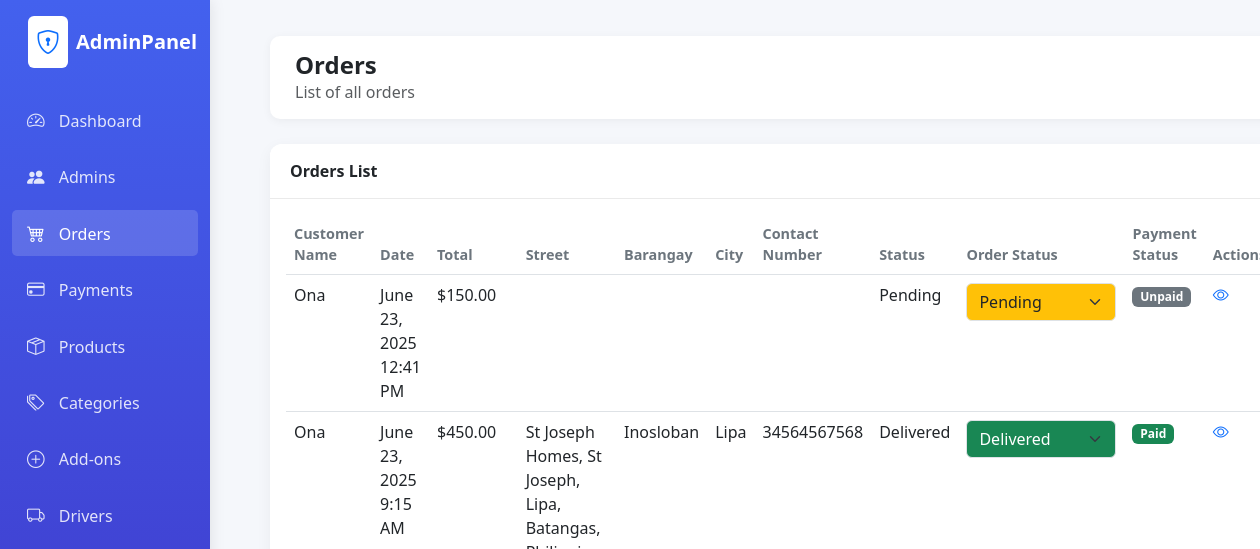
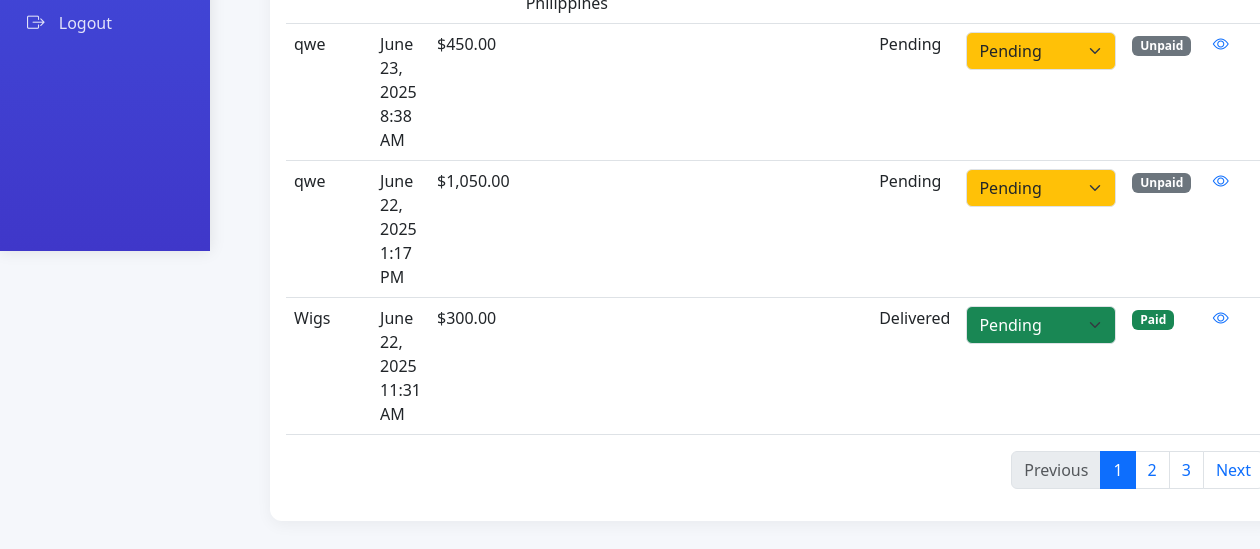
Page /admin/orders.php (signed in) on the earlier database version (2 pictures, top to bottom).
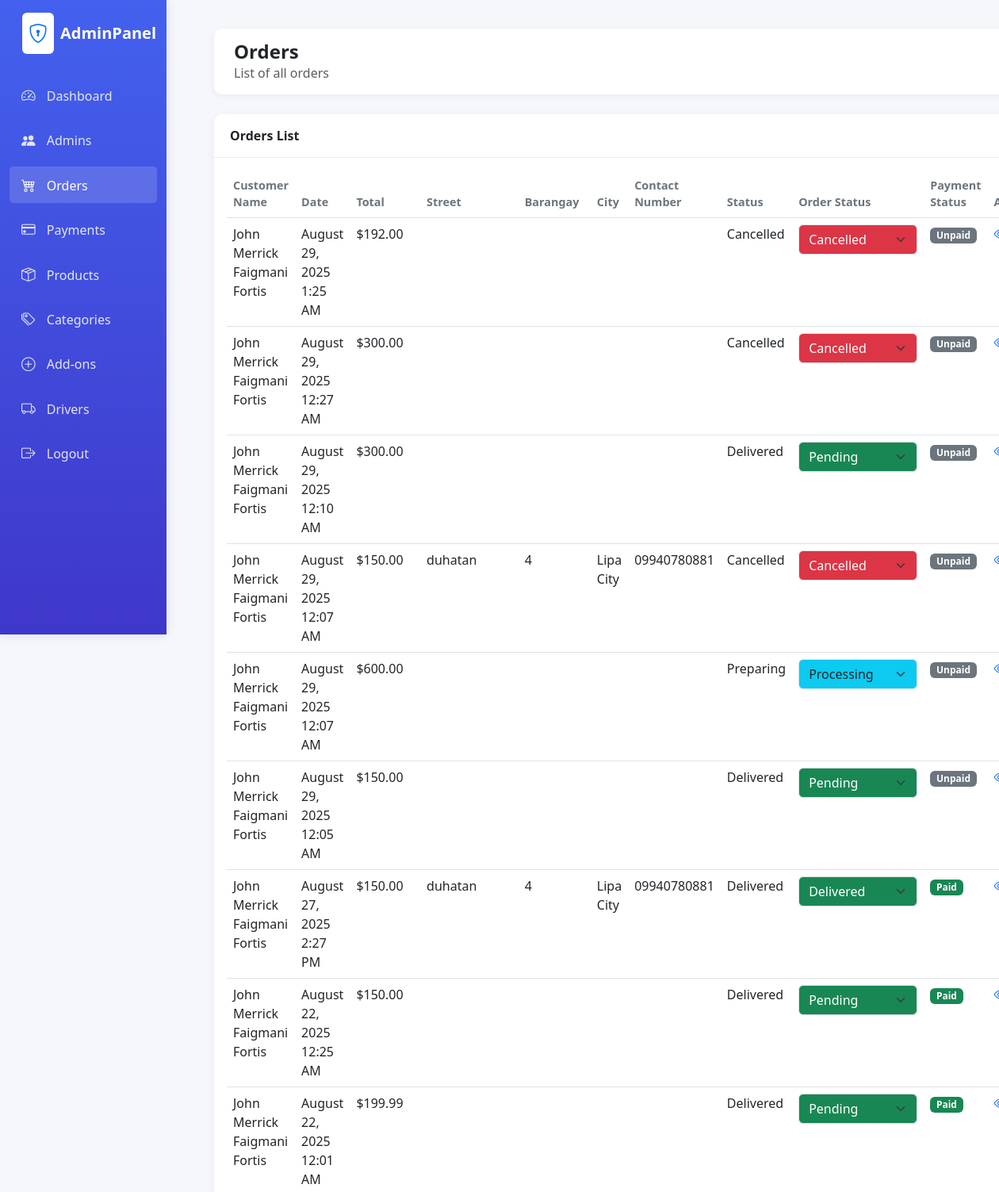
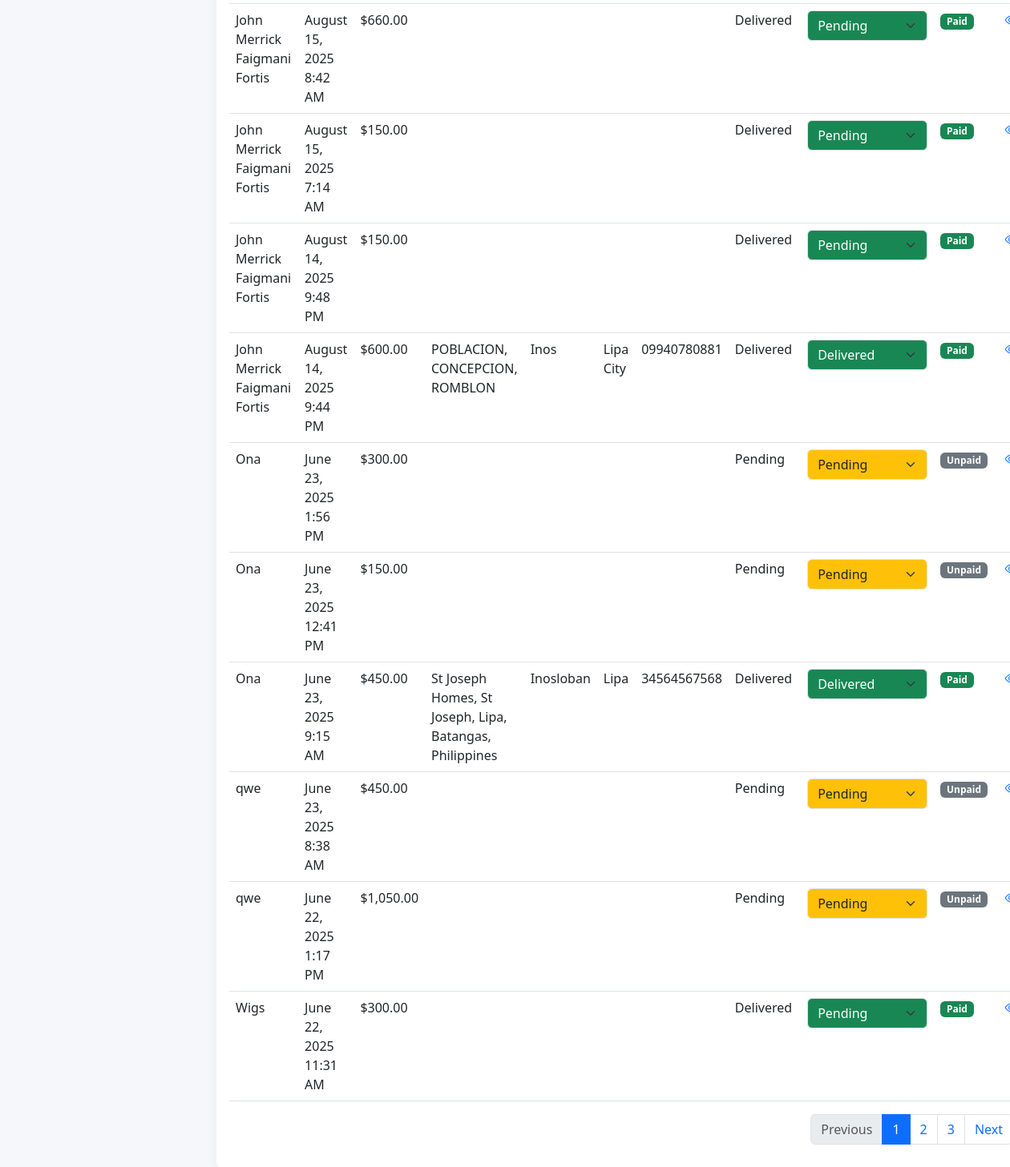
Same page on the later database version (2 pictures, top to bottom).
### tables this page shows
CREATE TABLE `payment` (
  `Payment_ID` int(11) NOT NULL,
  `Payment_Date` datetime NOT NULL DEFAULT current_timestamp(),
  `Payment_Method` varchar(50) NOT NULL,
  `Payment_Amount` decimal(10,2) NOT NULL,
  `Order_ID` int(11) NOT NULL,
  `Admin_ID` int(11) NOT NULL,
  `payment_status` enum('Unpaid','Paid') NOT NULL DEFAULT 'Unpaid'
);

CREATE TABLE `orders` (
  `Order_ID` int(11) NOT NULL,
  `Order_Date` datetime NOT NULL DEFAULT current_timestamp(),
  `Order_Amount` decimal(10,2) NOT NULL,
  `Customer_ID` int(11) NOT NULL,
  `Street` varchar(255) DEFAULT NULL,
  `Barangay` varchar(100) DEFAULT NULL,
  `City` varchar(100) DEFAULT NULL,
  `Contact_Number` varchar(30) DEFAULT NULL,
  `order_status` enum('Pending','Processing','Delivered','Cancelled') NOT NULL DEFAULT 'Pending'
);

CREATE TABLE `customer` (
  `Customer_ID` int(11) NOT NULL,
  `Customer_Name` varchar(100) NOT NULL,
  `Customer_Email` varchar(100) NOT NULL,
  `Customer_Password` varchar(255) NOT NULL,
  `reset_token` varchar(255) DEFAULT NULL,
  `reset_expires` datetime DEFAULT NULL
);

### admin/classes/database.php (called while the page is built, shortened)
<?php
class database{
    function opencon() {
        return new PDO(
            'mysql:host=localhost;dbname=naitsa',
            'root',
            ''
        );
    }
    function fetchOrders() {
        $con = $this->opencon();
        $stmt = $con->prepare("
            SELECT o.*, p.payment_status, o.Driver_Status
            FROM orders o
            LEFT JOIN payment p ON o.Order_ID = p.Order_ID
            ORDER BY o.Order_Date DESC
        ");
        $stmt->execute();
        return $stmt->fetchAll(PDO::FETCH_ASSOC);
    }
function getCustomerNameById($customer_id) {
    $con = $this->opencon();
    $stmt = $con->prepare("SELECT Customer_Name FROM customer WHERE Customer_ID = ?");
    $stmt->execute([$customer_id]);
    $name = $stmt->fetchColumn();
    return $name ?: 'Unknown';
}
}

### admin/orders.php (the view, shortened to what the changed rows need)
<?php
require_once('classes/database.php');
$db = new database();
try {
    $orders = $db->fetchOrders();
} catch (PDOException $e) {
    $error = "Database Error: " . $e->getMessage();
}
function admin_display_status($row) {
    $isDelivery = !empty($row['Street']) || !empty($row['City']) || !empty($row['Contact_Number']);
    if (!empty($row['order_status']) && $row['order_status'] === 'Processing') {
        return 'Preparing';
    }
    return $row['order_status'] ?? 'Pending';
}
?>
<!DOCTYPE html>
<html lang="en">
<head>
    <link href="https://cdn.jsdelivr.net/npm/bootstrap@5.3.0/dist/css/bootstrap.min.css" rel="stylesheet">
    <link rel="stylesheet" href="https://cdn.jsdelivr.net/npm/bootstrap-icons@1.10.0/font/bootstrap-icons.css">
    <link rel="stylesheet" href="assets/css/style.css">
</head>
<body class="dashboard-page">
    <div class="container-fluid">
        <div class="row">
            <div class="col-md-10 col-lg-10 main-content">
                <div class="card mt-3">
                    <div class="card-body">
                        <div class="table-responsive">
                            <table class="table table-hover">
                                <thead>
                                    <tr>
                                        <th>Customer Name</th>
                                        <th>Date</th>
                                        <th>Total</th>
                                        <th>Street</th>
                                        <th>Barangay</th>
                                        <th>City</th>
                                        <th>Contact Number</th>
                                        <th>Status</th>
                                        <th>Order Status</th>
                                        <th>Payment Status</th>
                                        <th>Actions</th>
                                    </tr>
                                </thead>
                                <tbody>
                                    <?php foreach ($orders as $order): ?>
                                    <tr>
                                        <td>
                                            <?= htmlspecialchars($db->getCustomerNameById($order['Customer_ID'])) ?>
                                        </td>
                                        <td><?= date('F j, Y g:i A', strtotime($order['Order_Date'])) ?></td>
                                        <td>$<?= number_format($order['Order_Amount'], 2) ?></td>
                                        <td><?= htmlspecialchars($order['Street']) ?></td>
                                        <td><?= htmlspecialchars($order['Barangay']) ?></td>
                                        <td><?= htmlspecialchars($order['City']) ?></td>
                                        <td><?= htmlspecialchars($order['Contact_Number']) ?></td>
                                        <td><?= htmlspecialchars(admin_display_status($order)) ?></td>
                                        <td>
                                            <form method="post" action="orders.php" style="display:inline;">
                                                <select
                                                    name="order_status"
                                                    class="form-select order-status-select
                                                        <?php
                                                            if ($order['order_status'] === 'Pending') echo ' bg-warning text-dark';
                                                            elseif ($order['order_status'] === 'Processing') echo ' bg-info text-dark';
                                                            elseif ($order['order_status'] === 'Delivered') echo ' bg-success text-white';
                                                            elseif ($order['order_status'] === 'Cancelled') echo ' bg-danger text-white';
                                                        ?>"
                                                    onchange="this.form.submit()"
                                                    style="min-width:150px;"
                                                >
                                                    <?php
                                                    $isDelivery = !empty($order['Street']) || !empty($order['City']) || !empty($order['Contact_Number']);
                                                    if ($isDelivery) {
                                                        $options = ['Pending', 'Processing', 'Ready to deliver', 'On the way', 'Delivered', 'Cancelled'];
                                                    } else {
                                                        $options = ['Pending', 'Processing', 'Ready to pick up', 'Received', 'Cancelled'];
                                                    }
                                                    foreach ($options as $opt) {
                                                        $selected = ($order['order_status'] === $opt) ? 'selected' : '';
                                                        echo "<option value=\"$opt\" $selected>$opt</option>";
                                                    }
                                                    ?>
                                                </select>
                                            </form>
                                        </td>
                                        <td>
                                            <span class="badge <?= ($order['payment_status'] ?? '') === 'Paid' ? 'bg-success' : 'bg-secondary' ?>">
                                                <?= htmlspecialchars($order['payment_status'] ?? 'Unpaid') ?>
                                            </span>
                                        </td>
                                        <td>
                                            <a href="#" data-bs-toggle="modal" data-bs-target="#orderItemsModal<?= $order['Order_ID'] ?>">
                                                <i class="bi bi-eye"></i>
                                            </a>
                                        </td>
                                    </tr>
                                    <?php endforeach; ?>
                                </tbody>
                            </table>
                        </div>
                    </div>
                </div>
            </div>
        </div>
    </div>
</body>
</html>

Differences in the rows shown:
added payment: Order_ID.Customer_Name "John Merrick Faigmani Fortis", Order_ID.Order_Date "August 29, 2025 1:25 AM", Order_ID.Order_Amount "192.00", Order_ID.order_status "Cancelled", order_status "Cancelled", payment_status "Unpaid"
added payment: Order_ID.Customer_Name "John Merrick Faigmani Fortis", Order_ID.Order_Date "August 29, 2025 12:27 AM", Order_ID.Order_Amount "300.00", Order_ID.order_status "Cancelled", order_status "Cancelled", payment_status "Unpaid"
added payment: Order_ID.Customer_Name "John Merrick Faigmani Fortis", Order_ID.Order_Date "August 29, 2025 12:10 AM", Order_ID.Order_Amount "300.00", Order_ID.order_status "Delivered", order_status "Pending", payment_status "Unpaid"
added payment: Order_ID.Customer_Name "John Merrick Faigmani Fortis", Order_ID.Order_Date "August 29, 2025 12:07 AM", Order_ID.Order_Amount "150.00", Order_ID.Street "duhatan", Order_ID.Barangay "4", Order_ID.City "Lipa City", Order_ID.Contact_Number "09940780881", Order_ID.order_status "Cancelled", order_status "Cancelled", payment_status "Unpaid"
added payment: Order_ID.Customer_Name "John Merrick Faigmani Fortis", Order_ID.Order_Date "August 29, 2025 12:07 AM", Order_ID.Order_Amount "600.00", Order_ID.order_status "Preparing", order_status "Processing", payment_status "Unpaid"
added payment: Order_ID.Customer_Name "John Merrick Faigmani Fortis", Order_ID.Order_Date "August 29, 2025 12:05 AM", Order_ID.Order_Amount "150.00", Order_ID.order_status "Delivered", order_status "Pending", payment_status "Unpaid"
added payment: Order_ID.Customer_Name "John Merrick Faigmani Fortis", Order_ID.Order_Date "August 27, 2025 2:27 PM", Order_ID.Order_Amount "150.00", Order_ID.Street "duhatan", Order_ID.Barangay "4", Order_ID.City "Lipa City", Order_ID.Contact_Number "09940780881", Order_ID.order_status "Delivered", order_status "Delivered", payment_status "Paid"
added payment: Order_ID.Customer_Name "John Merrick Faigmani Fortis", Order_ID.Order_Date "August 22, 2025 12:25 AM", Order_ID.Order_Amount "150.00", Order_ID.order_status "Delivered", order_status "Pending", payment_status "Paid"
added payment: Order_ID.Customer_Name "John Merrick Faigmani Fortis", Order_ID.Order_Date "August 22, 2025 12:01 AM", Order_ID.Order_Amount "199.99", Order_ID.order_status "Delivered", order_status "Pending", payment_status "Paid"
added payment: Order_ID.Customer_Name "John Merrick Faigmani Fortis", Order_ID.Order_Date "August 15, 2025 8:42 AM", Order_ID.Order_Amount "660.00", Order_ID.order_status "Delivered", order_status "Pending", payment_status "Paid"
added payment: Order_ID.Customer_Name "John Merrick Faigmani Fortis", Order_ID.Order_Date "August 15, 2025 7:14 AM", Order_ID.Order_Amount "150.00", Order_ID.order_status "Delivered", order_status "Pending", payment_status "Paid"
added payment: Order_ID.Customer_Name "John Merrick Faigmani Fortis", Order_ID.Order_Date "August 14, 2025 9:48 PM", Order_ID.Order_Amount "150.00", Order_ID.order_status "Delivered", order_status "Pending", payment_status "Paid"
added payment: Order_ID.Customer_Name "John Merrick Faigmani Fortis", Order_ID.Order_Date "August 14, 2025 9:44 PM", Order_ID.Order_Amount "600.00", Order_ID.Street "POBLACION, CONCEPCION, ROMBLON", Order_ID.Barangay "Inos", Order_ID.City "Lipa City", Order_ID.Contact_Number "09940780881", Order_ID.order_status "Delivered", order_status "Delivered", payment_status "Paid"
added payment: Order_ID.Customer_Name "Ona", Order_ID.Order_Date "June 23, 2025 1:56 PM", Order_ID.Order_Amount "300.00", Order_ID.order_status "Pending", order_status "Pending", payment_status "Unpaid"
